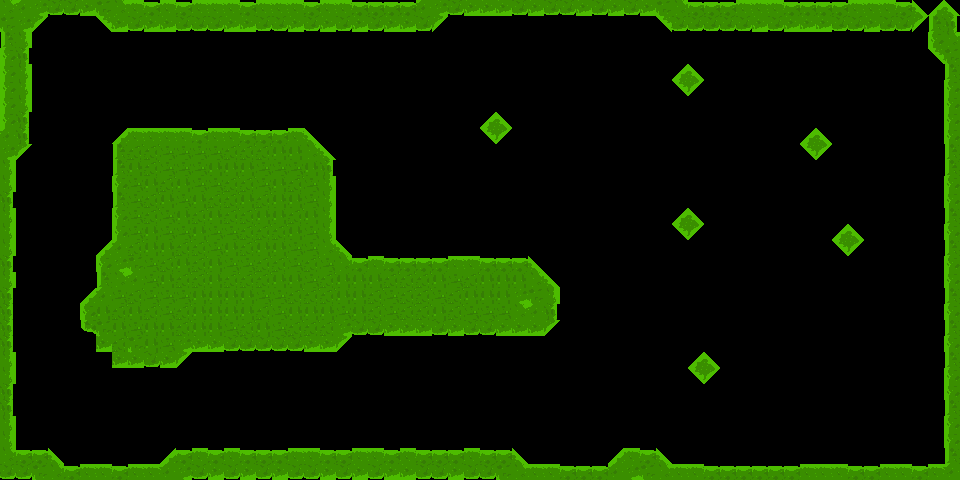

Rendered tile map (Tiled .tmx) drawn with the repository's tilesets; below, a short description and the full map source, tile grids included:
An orthogonal 60x30 tile map with 16x16 px tiles, 1 tile layer (terrain) and 2 objects (finish-line, ball-spawn).

<map version="1.10" tiledversion="1.12.2" orientation="orthogonal" renderorder="right-down" width="60" height="30" tilewidth="16" tileheight="16" infinite="0" nextlayerid="3" nextobjectid="6">
 <properties>
  <property name="boost_line-capacity" type="float" value="20000" />
  <property name="cannon-count" type="int" value="3" />
  <property name="line-capacity" type="float" value="20000" />
 </properties>
 <tileset firstgid="1" source="tileset.tsx" />
 <layer id="1" name="terrain" width="60" height="30">
  <data encoding="csv">
29,31,7,26,26,8,9,29,30,4,30,4,30,30,30,4,30,30,30,4,30,30,4,4,4,4,31,7,26,8,8,8,26,8,26,26,8,26,8,26,8,9,29,4,4,4,30,30,30,4,4,4,4,30,30,30,4,80,79,80,
9,7,91,0,0,0,90,8,26,8,8,26,26,26,8,8,26,26,8,26,8,26,8,26,8,8,26,91,0,0,0,0,0,0,0,0,0,0,0,0,0,90,26,26,26,26,26,8,26,8,8,8,26,26,8,26,26,91,14,16,
14,18,0,0,0,0,0,0,0,0,0,0,0,0,0,0,0,0,0,0,0,0,0,0,0,0,0,0,0,0,0,0,0,0,0,0,0,0,0,0,0,0,0,0,0,0,0,0,0,0,0,0,0,0,0,0,0,0,20,29,
20,16,0,0,0,0,0,0,0,0,0,0,0,0,0,0,0,0,0,0,0,0,0,0,0,0,0,0,0,0,0,0,0,0,0,0,0,0,0,0,0,0,0,0,0,0,0,0,0,0,0,0,0,0,0,0,0,0,90,9,
20,18,0,0,0,0,0,0,0,0,0,0,0,0,0,0,0,0,0,0,0,0,0,0,0,0,0,0,0,0,0,0,0,0,0,0,0,0,0,0,0,0,79,80,0,0,0,0,0,0,0,0,0,0,0,0,0,0,0,14,
20,18,0,0,0,0,0,0,0,0,0,0,0,0,0,0,0,0,0,0,0,0,0,0,0,0,0,0,0,0,0,0,0,0,0,0,0,0,0,0,0,0,90,91,0,0,0,0,0,0,0,0,0,0,0,0,0,0,0,20,
20,18,0,0,0,0,0,0,0,0,0,0,0,0,0,0,0,0,0,0,0,0,0,0,0,0,0,0,0,0,0,0,0,0,0,0,0,0,0,0,0,0,0,0,0,0,0,0,0,0,0,0,0,0,0,0,0,0,0,20,
20,16,0,0,0,0,0,0,0,0,0,0,0,0,0,0,0,0,0,0,0,0,0,0,0,0,0,0,0,0,79,80,0,0,0,0,0,0,0,0,0,0,0,0,0,0,0,0,0,0,0,0,0,0,0,0,0,0,0,20,
31,16,0,0,0,0,0,79,30,30,30,30,4,30,30,4,4,4,30,80,0,0,0,0,0,0,0,0,0,0,90,91,0,0,0,0,0,0,0,0,0,0,0,0,0,0,0,0,0,0,79,80,0,0,0,0,0,0,0,20,
7,91,0,0,0,0,0,14,15,15,53,53,53,53,15,15,15,54,54,29,80,0,0,0,0,0,0,0,0,0,0,0,0,0,0,0,0,0,0,0,0,0,0,0,0,0,0,0,0,0,90,91,0,0,0,0,0,0,0,14,
18,0,0,0,0,0,0,14,54,15,53,53,53,54,54,54,53,53,53,54,16,0,0,0,0,0,0,0,0,0,0,0,0,0,0,0,0,0,0,0,0,0,0,0,0,0,0,0,0,0,0,0,0,0,0,0,0,0,0,14,
18,0,0,0,0,0,0,20,53,54,15,54,53,53,15,15,53,54,15,53,18,0,0,0,0,0,0,0,0,0,0,0,0,0,0,0,0,0,0,0,0,0,0,0,0,0,0,0,0,0,0,0,0,0,0,0,0,0,0,20,
16,0,0,0,0,0,0,14,53,15,54,53,54,15,15,54,15,54,54,53,18,0,0,0,0,0,0,0,0,0,0,0,0,0,0,0,0,0,0,0,0,0,0,0,0,0,0,0,0,0,0,0,0,0,0,0,0,0,0,20,
18,0,0,0,0,0,0,20,53,15,53,54,15,54,15,15,54,54,15,54,18,0,0,0,0,0,0,0,0,0,0,0,0,0,0,0,0,0,0,0,0,0,79,80,0,0,0,0,0,0,0,0,0,0,0,0,0,0,0,14,
18,0,0,0,0,0,0,20,53,54,53,53,54,53,53,15,15,15,54,53,18,0,0,0,0,0,0,0,0,0,0,0,0,0,0,0,0,0,0,0,0,0,90,91,0,0,0,0,0,0,0,0,79,80,0,0,0,0,0,20,
18,0,0,0,0,0,79,31,15,54,54,15,15,53,54,15,54,54,53,53,29,80,0,0,0,0,0,0,0,0,0,0,0,0,0,0,0,0,0,0,0,0,0,0,0,0,0,0,0,0,0,0,90,91,0,0,0,0,0,14,
16,0,0,0,0,0,20,7,9,53,15,54,15,54,53,53,15,15,53,15,53,29,4,30,4,4,4,4,30,30,4,4,4,80,0,0,0,0,0,0,0,0,0,0,0,0,0,0,0,0,0,0,0,0,0,0,0,0,0,20,
18,0,0,0,0,0,14,29,31,53,54,15,15,54,15,15,15,54,54,53,15,54,54,54,15,15,15,54,53,15,54,54,54,29,80,0,0,0,0,0,0,0,0,0,0,0,0,0,0,0,0,0,0,0,0,0,0,0,0,20,
16,0,0,0,0,79,31,53,15,53,53,53,54,54,54,54,53,53,15,15,15,54,54,15,53,15,15,53,15,54,54,54,7,9,18,0,0,0,0,0,0,0,0,0,0,0,0,0,0,0,0,0,0,0,0,0,0,0,0,14,
16,0,0,0,0,20,54,15,54,15,53,15,54,54,54,54,15,53,54,54,54,53,54,15,53,15,15,54,15,53,53,53,29,31,16,0,0,0,0,0,0,0,0,0,0,0,0,0,0,0,0,0,0,0,0,0,0,0,0,20,
16,0,0,0,0,25,9,54,53,54,54,15,54,54,53,15,54,53,15,15,15,7,26,26,8,8,8,26,8,26,26,8,8,8,91,0,0,0,0,0,0,0,0,0,0,0,0,0,0,0,0,0,0,0,0,0,0,0,0,14,
16,0,0,0,0,0,8,15,9,54,53,7,8,8,26,26,26,26,26,8,8,91,0,0,0,0,0,0,0,0,0,0,0,0,0,0,0,0,0,0,0,0,0,0,0,0,0,0,0,0,0,0,0,0,0,0,0,0,0,20,
18,0,0,0,0,0,0,8,8,26,8,91,0,0,0,0,0,0,0,0,0,0,0,0,0,0,0,0,0,0,0,0,0,0,0,0,0,0,0,0,0,0,0,79,80,0,0,0,0,0,0,0,0,0,0,0,0,0,0,14,
18,0,0,0,0,0,0,0,0,0,0,0,0,0,0,0,0,0,0,0,0,0,0,0,0,0,0,0,0,0,0,0,0,0,0,0,0,0,0,0,0,0,0,90,91,0,0,0,0,0,0,0,0,0,0,0,0,0,0,20,
16,0,0,0,0,0,0,0,0,0,0,0,0,0,0,0,0,0,0,0,0,0,0,0,0,0,0,0,0,0,0,0,0,0,0,0,0,0,0,0,0,0,0,0,0,0,0,0,0,0,0,0,0,0,0,0,0,0,0,20,
16,0,0,0,0,0,0,0,0,0,0,0,0,0,0,0,0,0,0,0,0,0,0,0,0,0,0,0,0,0,0,0,0,0,0,0,0,0,0,0,0,0,0,0,0,0,0,0,0,0,0,0,0,0,0,0,0,0,0,14,
18,0,0,0,0,0,0,0,0,0,0,0,0,0,0,0,0,0,0,0,0,0,0,0,0,0,0,0,0,0,0,0,0,0,0,0,0,0,0,0,0,0,0,0,0,0,0,0,0,0,0,0,0,0,0,0,0,0,0,20,
18,0,0,0,0,0,0,0,0,0,0,0,0,0,0,0,0,0,0,0,0,0,0,0,0,0,0,0,0,0,0,0,0,0,0,0,0,0,0,0,0,0,0,0,0,0,0,0,0,0,0,0,0,0,0,0,0,0,0,20,
29,4,4,80,0,0,0,0,0,0,79,4,30,4,30,4,4,4,30,30,4,4,30,30,4,30,4,4,4,30,4,4,80,0,0,0,0,0,79,30,4,80,0,0,0,0,0,0,0,0,0,0,0,0,0,0,0,0,0,14,
26,26,9,29,4,30,30,4,30,30,31,7,26,8,26,8,26,8,26,26,8,26,8,26,8,8,26,26,8,26,26,9,29,30,30,4,4,4,31,7,9,29,30,30,4,4,4,4,4,4,30,30,30,4,4,30,30,4,30,31
</data>
 </layer>
 <objectgroup id="2" name="game">
  <object id="2" name="finish-line" x="913.333" y="338.667">
   <polygon points="0,0 -1.33333,122.667 28,122.667 28,-2.66667" />
  </object>
  <object id="3" name="ball-spawn" x="37.3333" y="58.6667">
   <point />
  </object>
 </objectgroup>
</map>
